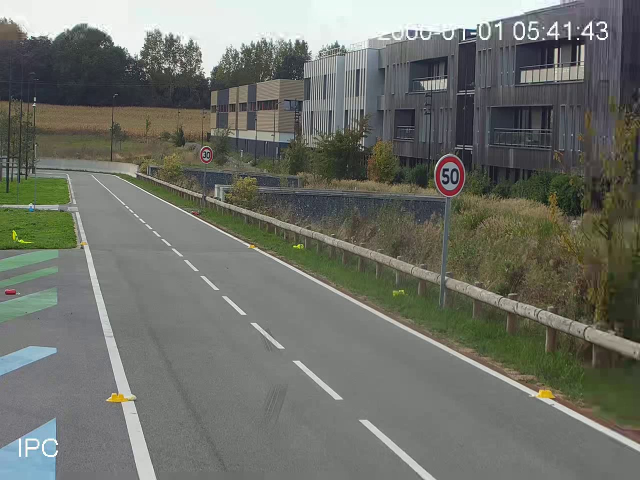
#> input picture Homography With Linear Equation (Unsuccesful)/image_hold3.jpg, 1280 x 960 px (shown at 1/2 size)
$ python Main_Alpha.py
#> lines starting #> are read from the running program, lines starting #| are printed output that depends on the picture
# -*- coding: utf-8 -*-
"""
Created on Fri May  3 15:10:54 2024

@author: jpila
"""
import cv2 as cv
import numpy as np

################### Code For trying to Implement Homography With Lines correspondance

def findabc(pointA,pointB):
    # Input 2 points
    # Calculate a straight line equation a b c that passes throught these points
    # Output a b c normalize by c

    deltaX = pointB[0] - pointA[0]

    if(deltaX == 0):
        a = 1
        c = -pointA[0]
        b = 0
    else:
       a = (pointB[1] - pointA[1])/(deltaX)

       c = pointB[1] - a*pointB[0]

       b = -1

    print( 'y = ',a,'*x + ',c)


    return (a/c,b/c,c/c)


def pAppartient(point,a,c):
    #function  pour verifier si un point apartien bien  a une droite


    verY = a*point[0] + c
    print('verY = ',verY)
    if(abs(point[1] - verY) < 1):
        print('le Point appartient')
    else:
        print("Le Point n'appartient pas")


# [54 lines of commented-out code are left out]

objPoints = np.float32([ [[0,0],[0, 225]],[[70,373],[210,373]], [[0, 373],[280, 373]],[[210,225],[210,495]],
                        [[140, 225],[140, 373]], [[280, 225],[210, 373]], [[70, 373],[210, 495]], [[280, 0],[70, 495]],
                        [[70,225],[70,495]] ])

#better view
objPoints = objPoints * 4


############## Line equations estimation of sets of 2 points

#L10
print('L10')
print('Obj')
#points 1 and 2-13
a10Obj, b10Obj, c10Obj = findabc(objPoints[0][0],objPoints[0][1])
print('Img')
a10Img, b10Img, c10Img = findabc([282,46],[352,244])
print('')

#L11
print('L11')
print('Obj')
#points 2 and 2-25
a11Obj, b11Obj, c11Obj = findabc(objPoints[1][0],objPoints[1][1])
print('Img')
a11Img, b11Img, c11Img = findabc([376,100],[123,205])
print('')

#L12
print('L12')
print('Obj')
#points 1-18 and 2-27
a12Obj, b12Obj, c12Obj = findabc(objPoints[2][0],objPoints[2][1])
print('Img')
a12Img, b12Img, c12Img = findabc([194,48],[167,371])
print('')

#L13
print('L13')
print('Obj')
#points 7 and 2-26
a13Obj, b13Obj, c13Obj = findabc(objPoints[3][0],objPoints[3][1])
print('Img')
a13Img, b13Img, c13Img = findabc([468,225],[145,293])
print('')


# [37 lines of commented-out code are left out]
print('L110')
print('Obj')

a110Obj, b110Obj, c110Obj = findabc(objPoints[0][0],objPoints[0][1])
print('Img')
a110Img, b110Img, c110Img = findabc([154, 420],[171, 489])
print('')

#L111
print('L111')
print('Obj')

a111Obj, b111Obj, c111Obj = findabc(objPoints[1][0],objPoints[1][1])
print('Img')
a111Img, b111Img, c111Img = findabc([171,488], [501, 491])
print('')

#L112
print('L112')
print('Obj')

a112Obj, b112Obj, c112Obj = findabc(objPoints[2][0],objPoints[2][1])
print('Img')
a112Img, b112Img, c112Img = findabc([194, 583], [675, 583])
print('')

#L113
print('L113')
print('Obj')

a113Obj, b113Obj, c113Obj = findabc(objPoints[3][0],objPoints[3][1])
print('Img')
a113Img, b113Img, c113Img = findabc([254, 797], [1081, 797])
print('')
########

#L114
print('L114')
print('Obj')

a114Obj, b114Obj, c114Obj = findabc(objPoints[4][0],objPoints[4][1])
print('Img')
a114Img, b114Img, c114Img = findabc([338,492],[438,582])
print('')

#L115
print('L115')
print('Obj')

a115Obj, b115Obj, c115Obj = findabc(objPoints[5][0],objPoints[5][1])
print('Img')
a115Img, b115Img, c115Img = findabc([501,491], [563, 583])
print('')

#L116
print('L116')
print('Obj')

a116Obj, b116Obj, c116Obj = findabc(objPoints[6][0],objPoints[6][1])
print('Img')
a116Img, b116Img, c116Img = findabc([308,583], [904, 798])
print('')

#L117
print('L117')
print('Obj')

a117Obj, b117Obj, c117Obj = findabc(objPoints[7][0],objPoints[7][1])
print('Img')
a117Img, b117Img, c117Img = findabc([367, 421], [433, 797])
print('')

#L118
print('L118')
print('Obj')

a118Obj, b118Obj, c118Obj = findabc(objPoints[8][0],objPoints[8][1])
print('Img')
a118Img, b118Img, c118Img = findabc([241, 489], [433, 797])
print('')


# objL = np.float32([[a1Obj, b1Obj, c1Obj],[a2Obj,b2Obj, c2Obj],
#                     # [a3Obj, b3Obj, c3Obj],
#                     [a4Obj, b4Obj, c4Obj],
#                     [a5Obj, b5Obj, c5Obj],[a6Obj,b6Obj, c6Obj]])
#                     # [a7Obj, b7Obj, c7Obj], [a8Obj, b8Obj, c8Obj]])

# objL = np.float32([[a10Obj, b10Obj, c10Obj],[a11Obj,b11Obj, c11Obj],[a12Obj, b12Obj, c12Obj], [a13Obj, b13Obj, c13Obj]])
#                     # [a14Obj, b14Obj, c14Obj],[a15Obj,b15Obj, c15Obj],[a16Obj, b16Obj, c16Obj], [a17Obj, b17Obj, c17Obj]])

# imgL = np.float32([[a10Img, b10Img, c10Img],[a11Img,b11Img, c11Img],[a12Img, b12Img, c12Img],[a13Img, b13Img, c13Img]])
#                     # [a14Img, b14Img, c14Img],[a15Img,b15Img, c15Img],[a16Img, b16Img, c16Img],[a17Img, b17Img, c17Img]])


# imgL = np.float32([[a1Img, b1Img, c1Img],[a2Img,b2Img, c2Img],
#                     # [a3Img, b3Img, c3Img],
#                     [a4Img, b4Img, c4Img],
#                     [a5Img, b5Img, c5Img],[a6Img,b6Img, c6Img]])
#                     # [a7Img, b7Img, c7Img], [a8Img, b8Img, c8Img]])


#######  Points to use with openCV function  (to compare results at the end)
objPt = np.float32([[0,0,0],[73.6,0,0],[0,117.4,0],[73.6,117.4,0]]) #1- 9
#better view
objPt = objPt * 3
imgPt = np.float32([[366,29,0],[123,61,0],[533,337,0],[116,416,0]])#1- 9
# [25 lines of commented-out code are left out]
objL = np.float32([[a111Obj, b111Obj, c111Obj],[a113Obj, b113Obj, c113Obj],
                    [a114Obj, b114Obj, c114Obj],[a118Obj,b118Obj, c118Obj]])

imgL = np.float32([[a111Img,b111Img, c111Img],[a113Img, b113Img, c113Img],
                    [a114Img, b114Img, c114Img],[a118Img, b118Img, c118Img]])


print('objl = ', objL)
print('imgla = ', imgL)

def getT1(Lines):
    #Get matrix T1

    #Get the sum of all a, b and c
    t1, t2, t3 = np.sum(Lines, axis=0)

    #Construct the T1 Matrix
    T1 = np.array([
        [1,0,-t1/t3],
        [0,1,-t2/t3],
        [0,0,1]
        ])

    print('')
    print('T1 = ',T1)
    print('')

    return T1

def getLPrime(T, Lines):
    #Pour toute les lignes appliquer (produit matriciel avec ) la matrice T
    Lprimes = []


    for i in range(0, Lines.shape[0]):
        Lprimes.append( T @ Lines[i, :].reshape((3,1)) )

    return np.array(Lprimes)

def getT2(LinesPrime):
    #Get matrix T2

    num = denom = 0

    #T2 is equals to the square root of sum of the numerator divided by the denominator
    for i in range(0, LinesPrime.shape[0]):
        print("i a' b' =",i, LinesPrime[i, 0, 0], LinesPrime[i, 1, 0])

        #Get numerator that is the sum of  = ai^2 + bi^2
        num   += LinesPrime[i, 0, 0]**2 + LinesPrime[i, 1, 0]**2

        #Get denominator that is the sum of = ci^2
        denom += LinesPrime[i, 2, 0]**2

    s = num / (2 * denom)
    s = np.sqrt(s)

    #Construct the T2 Matrix
    T2 = np.array([[1,0,0],
                [0,1,0],
                [0,0,s]
                ])

    print('')
    print('T2 = ',T2)
    print('')

    return T2


def normalize(Lines):
    # function to normalize every line
    normalizeLines = []

    for i in range(Lines.shape[0]):
        norm  = np.linalg.norm(Lines[i, :])
        normalizeLines.append(Lines[i, :]/norm)

    normalizeLines = np.float32(normalizeLines)

    return normalizeLines


def getA(objLPP, imgLPP):
    # Get Known matrix A of our homography  Linear equation  calculus A.h = 0
    # We tested different structures of A to see wich one could work
    A_matrix = []
    for i in range (objLPP.shape[0]):
        # [9 lines of commented-out code are left out]


        x = objLPP[i][0][0]
        y = objLPP[i][1][0]
        z = objLPP[i][2][0]
        u = imgLPP[i][0][0]
        v = imgLPP[i][1][0]
        w = imgLPP[i][2][0]

        # A_matrix.append([0, 0, 0, -z*u, -z*v, -z*w, y*u, y*v, y*w])
        # A_matrix.append([z*u, z*v, z*w, 0, 0, 0, -x*u, -x*v, -x*w])

        A_matrix.append([0, -z*u, y*u, 0, -z*v, -y*v, 0, -z*w, y*w])
        A_matrix.append([z*u, 0, -x*u, z*v, 0, -x*v, z*w, 0, -x*w])

   # print('A_Matrix = ', A_matrix)
    A_matrix = np.float32(A_matrix)

    return A_matrix


#### From source image
T1Obj = getT1(objL)
LObjPrime = getLPrime(T1Obj, objL)
print('ObjectL Prime = ',LObjPrime)
print('')

T2Obj = getT2(LObjPrime)
L2ObjPrime = getLPrime(T2Obj, LObjPrime)
print('ObjectL Prime Prime = ',L2ObjPrime)
print('')


nObjL2Prime = normalize(L2ObjPrime)

print('nObjL2Prime = ',nObjL2Prime)
print('')
####

#### from image
T1Img = getT1(imgL)
LImgPrime = getLPrime(T1Img, imgL)
print('Image L Prime = ',LImgPrime)
print('')


T2Img = getT2(LImgPrime)
L2ImgPrime = getLPrime(T2Img, LImgPrime)
print('Image L Prime = ',L2ImgPrime)
print('')

nImgL2Prime = normalize(L2ImgPrime)


print('nImgL2Prime = ',nImgL2Prime, 'Shape =', nImgL2Prime.shape)
print('')
####


A = getA(nObjL2Prime, nImgL2Prime)


# print('')
# print('A shape = ', A.shape)
# print('')
# #with A , Compute the homography matrix

U,S,V = np.linalg.svd(A)

# print('S = ', S)
# print('V = ', V)
# print('V shape = ', type(V))

h = V[-1]

# print('h = ', h)
# print('h shape = ', h.shape)

HPrime = h.reshape((3,3))

# HPrime = HPrime/HPrime[-1,-1]


print('')
print('H Prime = ', HPrime)
print('')
print('H shape', HPrime.shape)

###############Denormalization
T1Objt = np.transpose(T1Obj)
T2Objt = np.transpose(T2Obj)

T1ImgInv = np.linalg.inv(T1Img)
T2ImgInv = np.linalg.inv(T2Img)
T1ImgInvt = np.transpose(T1ImgInv)
T2ImgInvt = np.transpose(T2ImgInv)

H = np.dot(T1Objt,T2Objt)
H = np.dot(H,HPrime)
H = np.dot(H,T1ImgInvt)
H = np.dot(H,T2ImgInvt)
# print('H =', H)
################

## Test of inversing the H matrix
# Hinv = np.linalg.inv(H)
# hHinv = np.linalg.inv(HPrime)

## OpenCV way of computing homography with points correspondance
cvH, _ = cv.findHomography(imgL,objL)


# ######Results
img1 = cv.imread('image_hold3.jpg')
#> img1 is the input picture: shape (960, 1280, 3); mean B, G, R 104.8, 112.4, 109.9


cvtImg = cv.warpPerspective(img1, cvH, (img1.shape[1],img1.shape[0]))
tImg = cv.warpPerspective(img1, H, (img1.shape[1],img1.shape[0]))
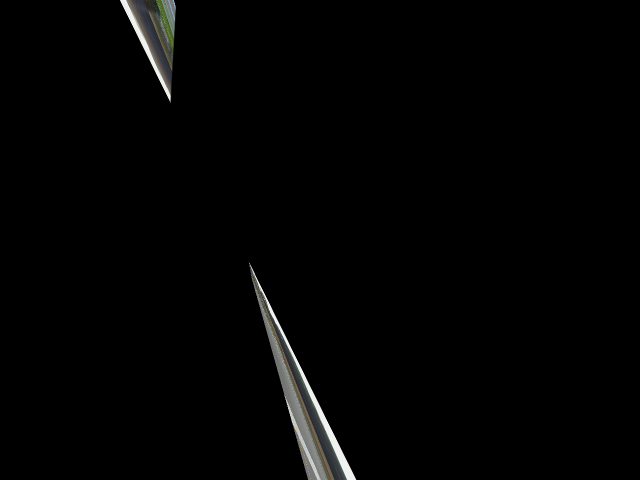
#> tImg: shape (960, 1280, 3) (shown at 1/2 size); mean B, G, R 3.1, 3.3, 3.2

cv.imshow('Case Study', img1)
cv.waitKey(0)
cv.destroyAllWindows()

cv.imshow('Transformation', tImg)
cv.waitKey(0)
cv.destroyAllWindows()
cv.imwrite('analysis.jpg', tImg)

# cv.imshow('Transformation OpenCV', cvtImg)
# cv.waitKey(0)
# cv.destroyAllWindows()
# # cv.imwrite('analysis.jpg', tImg)

toShow = np.concatenate((img1, tImg), axis=1)
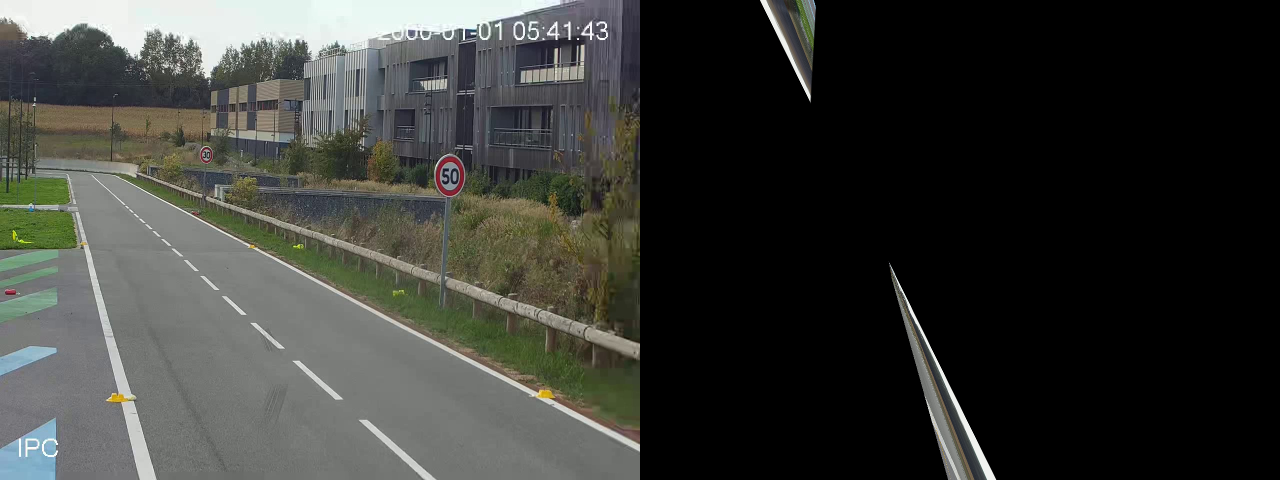
#> toShow: shape (960, 2560, 3) (shown at 1/2 size); mean B, G, R 54, 57.8, 56.6
# toShow = np.concatenate((toShow, cvtImg), axis=1)
cv.imshow('Comparation', toShow)
cv.waitKey(0)
cv.destroyAllWindows()

$ run again, with Homography With Linear Equation (Unsuccesful)/Marks.jpg copied over Homography With Linear Equation (Unsuccesful)/image_hold3.jpg
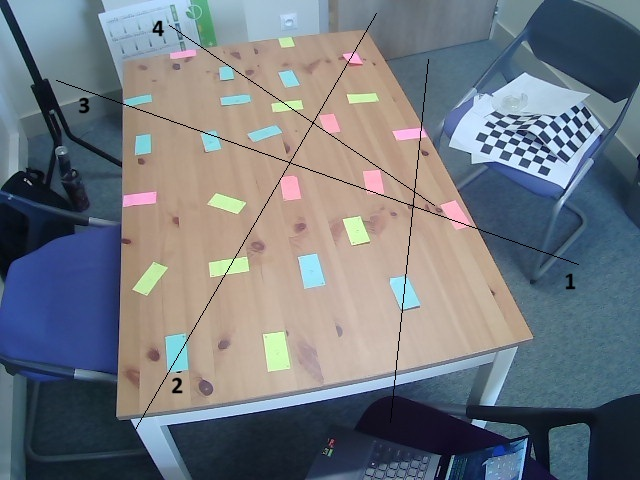
#> input picture Homography With Linear Equation (Unsuccesful)/Marks.jpg, 640 x 480 px
#> img1 is the input picture: shape (480, 640, 3); mean B, G, R 127.3, 120.2, 114.1
#> `tImg = cv.warpPerspective(img1, H, (img1.shape[1],img1.shape[0]))`:
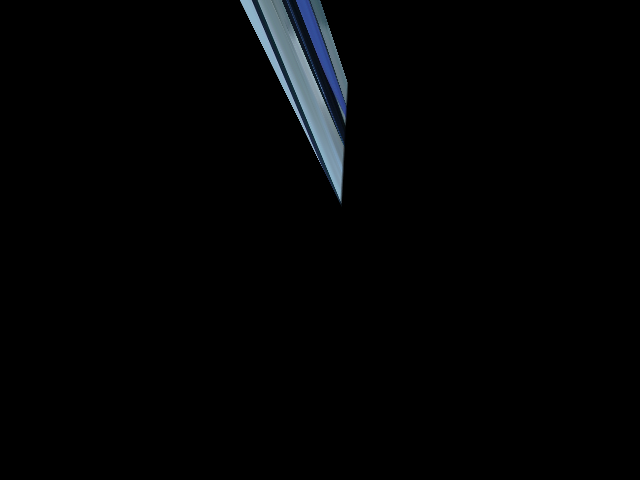
#> tImg: shape (480, 640, 3); mean B, G, R 4.2, 3.5, 2.8
#> `toShow = np.concatenate((img1, tImg), axis=1)`:
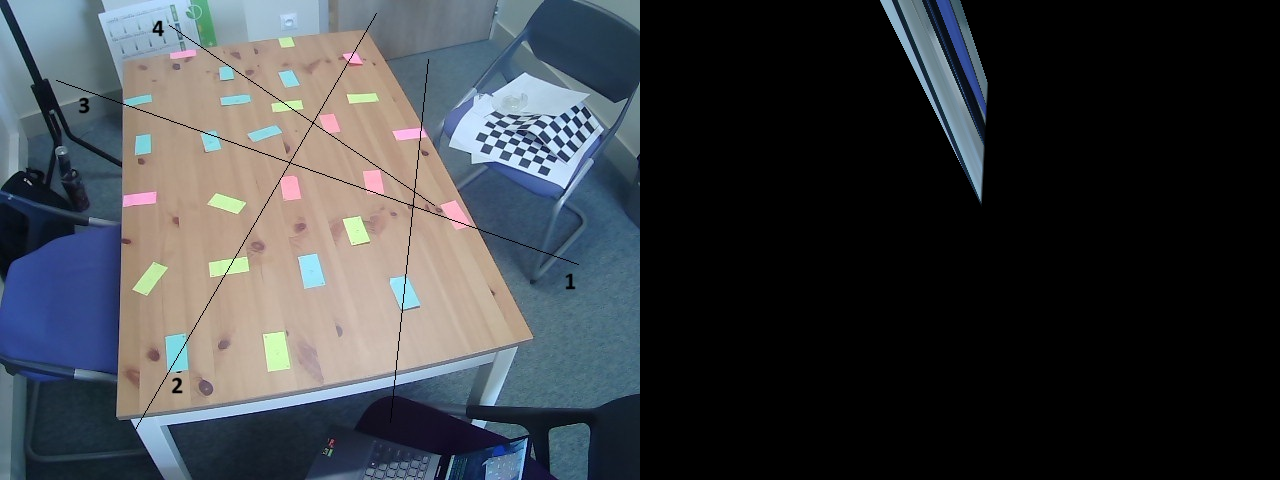
#> toShow: shape (480, 1280, 3); mean B, G, R 65.8, 61.9, 58.4
